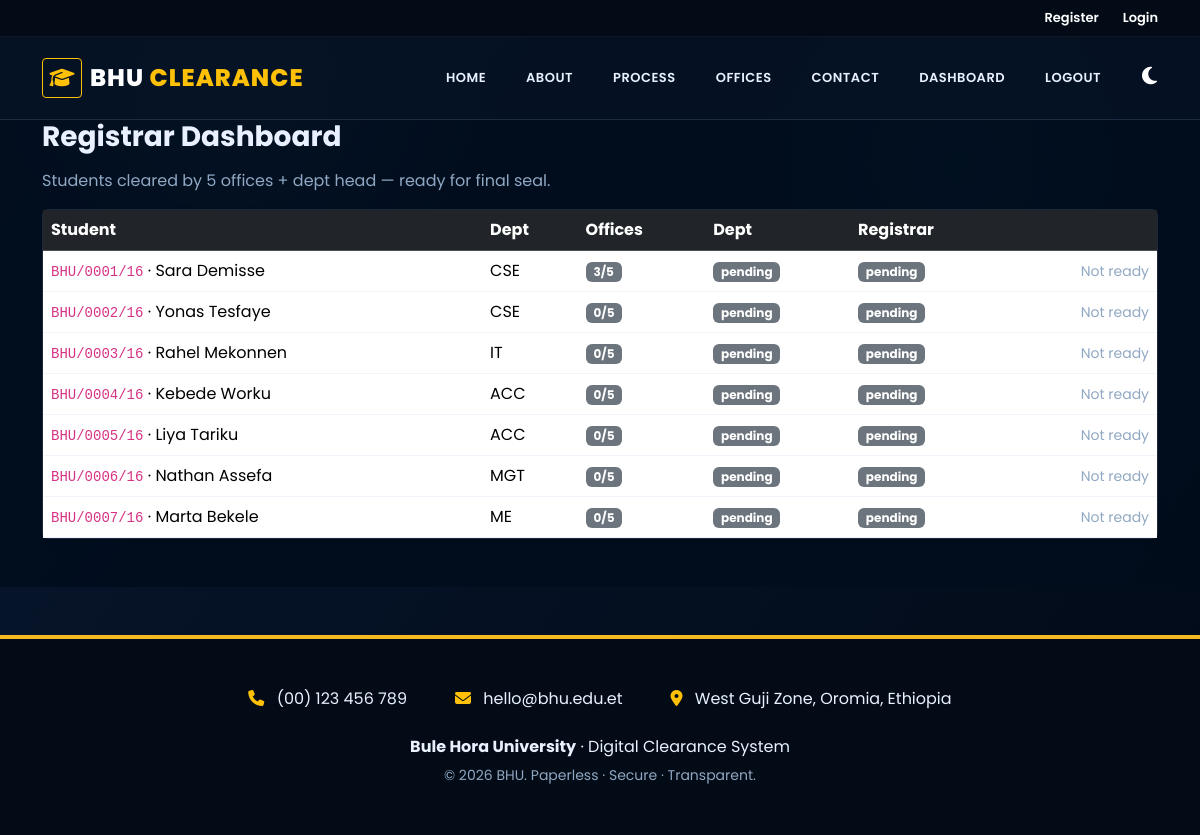
Screenshot of /dashboards/registrar_dashboard.php (signed in) with the database file from the repository.
### tables this page shows
CREATE TABLE students (
    id            INT AUTO_INCREMENT PRIMARY KEY,
    student_id    VARCHAR(30)  NOT NULL UNIQUE,
    password_hash VARCHAR(255) NOT NULL,
    full_name     VARCHAR(150) NOT NULL,
    gender        ENUM('M','F') NOT NULL,
    email         VARCHAR(150),
    phone         VARCHAR(30),
    program       VARCHAR(80),                  
    year          INT,
    department_id INT NOT NULL,
    created_at    DATETIME DEFAULT CURRENT_TIMESTAMP,
    CONSTRAINT fk_student_dept FOREIGN KEY (department_id) REFERENCES departments(id) ON DELETE RESTRICT
);

CREATE TABLE departments (
    id          INT AUTO_INCREMENT PRIMARY KEY,
    code        VARCHAR(20)  NOT NULL UNIQUE,
    name        VARCHAR(150) NOT NULL,
    college     VARCHAR(150) NOT NULL
);

CREATE TABLE final_approval (
    student_id        INT PRIMARY KEY,
    dept_status       ENUM('pending','approved','rejected') DEFAULT 'pending',
    dept_remarks      TEXT,
    request_reason    TEXT,
    dept_approved_by  INT,
    dept_approved_at  DATETIME,
    registrar_status  ENUM('pending','approved') DEFAULT 'pending',
    registrar_approved_by INT,
    registrar_approved_at DATETIME,
    certificate_code  VARCHAR(40),
    CONSTRAINT fk_fa_student   FOREIGN KEY (student_id)            REFERENCES students(id) ON DELETE CASCADE,
    CONSTRAINT fk_fa_dept_user FOREIGN KEY (dept_approved_by)      REFERENCES users(id)    ON DELETE SET NULL,
    CONSTRAINT fk_fa_reg_user  FOREIGN KEY (registrar_approved_by) REFERENCES users(id)    ON DELETE SET NULL
);

### includes/auth.php (called while the page is built, shortened)
<?php
function e($v) {
    return htmlspecialchars($v ?? '', ENT_QUOTES, 'UTF-8');
}
?>

### dashboards/registrar_dashboard.php (the view, shortened to what this page needs)
<?php
require_once __DIR__ . '/../includes/auth.php';
require_once __DIR__ . '/../includes/header.php';
?>
<div class="container">
  <h3 class="fw-bold mb-3">Registrar Dashboard</h3>
  <p class="text-muted">Students cleared by 5 offices + dept head — ready for final seal.</p>
  <div class="card shadow-sm"><div class="table-responsive">
  <table class="table table-hover mb-0 align-middle">
    <thead class="table-dark">
      <tr><th>Student</th><th>Dept</th><th>Offices</th><th>Dept</th><th>Registrar</th><th></th></tr>
    </thead>
    <tbody>
    <?php
    $rs = $conn->query("
        SELECT s.id, s.student_id, s.full_name, d.code AS dept,
               COALESCE(SUM(c.status='cleared'), 0) AS cleared_count,
               fa.dept_status, fa.registrar_status, fa.certificate_code
        FROM students s
        JOIN departments d        ON d.id = s.department_id
        LEFT JOIN clearances c    ON c.student_id = s.id
        LEFT JOIN final_approval fa ON fa.student_id = s.id
        GROUP BY s.id, d.code, fa.dept_status, fa.registrar_status, fa.certificate_code
        ORDER BY fa.registrar_status, s.id");
    while ($r = $rs->fetch_assoc()):
    ?>
      <tr>
        <td><code><?= e($r['student_id']) ?></code> · <?= e($r['full_name']) ?></td>
        <td><?= e($r['dept']) ?></td>
        <td>
          <span class="badge bg-<?= (int)$r['cleared_count']===5 ? 'success' : 'secondary' ?>">
            <?= (int)$r['cleared_count'] ?>/5
          </span>
        </td>
        <td>
          <span class="badge badge-<?= $r['dept_status']==='approved'?'cleared':'pending' ?>">
            <?= e($r['dept_status']) ?>
          </span>
        </td>
        <td>
          <?php if ($r['registrar_status'] === 'approved'): ?>
            <span class="badge badge-approved">APPROVED</span><br>
            <small class="text-muted"><?= e($r['certificate_code']) ?></small>
          <?php else: ?>
            <span class="badge badge-pending">pending</span>
          <?php endif; ?>
        </td>
        <td class="text-end">
          <?php if ($r['registrar_status'] === 'approved'): ?>
            <a class="btn btn-sm btn-outline-dark" href="../actions/certificate.php?sid=<?= (int)$r['id'] ?>" target="_blank">View Certificate</a>
          <?php else: ?>
            <span class="text-muted small">Not ready</span>
          <?php endif; ?>
        </td>
      </tr>
    <?php endwhile; ?>
    </tbody>
  </table>
  </div></div>
</div>
<?php require_once __DIR__ . '/../includes/footer.php'; ?>

### assets/css/style.css (style rules this page uses)
:root { --bg-color: #081726; --text-color: #e9f0ff; --text-muted: #90a8c3; --card-bg: rgba(9, 26, 45, 0.95); --border-color: rgba(145, 180, 220, 0.16); --nav-bg: rgba(6, 18, 35, 0.95); --topbar-bg: #020b16; --footer-bg: #020b16; --bhu-black: #111111; --bhu-yellow: #f5b921; --bhu-yellow-soft: #ffd97a; --bhu-dark: #0b1222; }
body { background: radial-gradient(circle at top left, rgba(37, 95, 148, 0.3), transparent 30%), radial-gradient(circle at bottom right, rgba(35, 129, 170, 0.25), transparent 35%), linear-gradient(180deg, #051021 0%, #081726 100%); }
* { font-family:'Poppins',system-ui,sans-serif }
body { color: var(--text-color); background-color: var(--bg-color); background-image: radial-gradient(circle at 20% 10%, rgba(113, 190, 255, 0.16), transparent 20%), radial-gradient(circle at 80% 20%, rgba(25, 173, 255, 0.12), transparent 18%), linear-gradient(120deg, rgba(7, 22, 46, 0.92), rgba(2, 10, 23, 0.95)); background-attachment: fixed; background-size: cover; }
.text-muted { color: var(--text-muted) !important; }
.badge-pending { background:#6c757d;color:#fff }
.bg-white, .card, .modal-content, .alert, .table, .dropdown-menu, .form-control, .input-group-text { background-color: rgba(10, 18, 34, 0.90) !important; border-color: rgba(145,180,220,0.14) !important; color: var(--text-color) !important; }
.table { color: var(--text-color); }
.transition-colors { transition: background-color 0.3s ease, color 0.3s ease, border-color 0.3s ease; }

### rows the page displays
students: student "BHU/0001/16", full_name "Sara Demisse", department.code "CSE", cleared_count "3", final_approval.dept_status "pending"
students: student "BHU/0002/16", full_name "Yonas Tesfaye", department.code "CSE", cleared_count "0", final_approval.dept_status "pending"
students: student "BHU/0003/16", full_name "Rahel Mekonnen", department.code "IT", cleared_count "0", final_approval.dept_status "pending"
students: student "BHU/0004/16", full_name "Kebede Worku", department.code "ACC", cleared_count "0", final_approval.dept_status "pending"
students: student "BHU/0005/16", full_name "Liya Tariku", department.code "ACC", cleared_count "0", final_approval.dept_status "pending"
students: student "BHU/0006/16", full_name "Nathan Assefa", department.code "MGT", cleared_count "0", final_approval.dept_status "pending"
students: student "BHU/0007/16", full_name "Marta Bekele", department.code "ME", cleared_count "0", final_approval.dept_status "pending"
